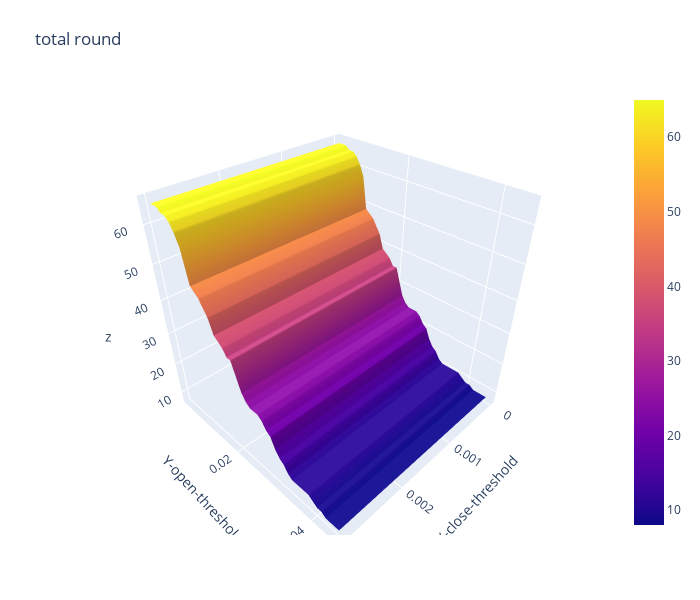

Notebook code cell kept with this figure:
### Code cell
import plotly.graph_objects as go

x_data = df_total_round.columns.to_list() # close threshold

y_data = df_total_round.index.to_list() # open threshold

z_data = df_total_round.copy(deep=True) # win rate

fig = go.Figure(data=[go.Surface(z=z_data.values,x=x_data,y=y_data)])

fig.update_layout(title="total round", # 标题
                  autosize=False,  # 尺度自动缩放
                  width=700,  # 长宽
                  height=600,
                  margin=dict(l=65,r=50,b=65,t=90),  # 4个位置的距离
                  scene=dict(xaxis_title='X-close-threshold',yaxis_title='Y-open-threshold')
                 )

fig.show()

### Figure 1 — Plotly figure (JSON) as saved in the notebook; plotly's stock layout.template omitted (floating-point values rounded to 4 significant figures; data arrays with more than 128 entries replaced by an {"elided": "..."} marker saying what was removed)
{"data": [{"type": "surface", "x": [0, 0.001, 0.002, 0.003], "y": [0.0031, 0.0032, 0.0035, 0.004, 0.005, 0.006, 0.007, 0.008, 0.009, 0.01, 0.011, 0.012, 0.013, 0.014, 0.015, 0.016, 0.017, 0.018, 0.019, 0.02, 0.021, 0.022, 0.023, 0.024, 0.025, 0.026, 0.027, 0.028, 0.029, 0.03, 0.031, 0.032, 0.033, 0.034, 0.035, 0.036, 0.037, 0.038, 0.039, 0.04, 0.041, 0.042, 0.043, 0.044, 0.045], "z": {"elided": "45x4 int values"}}], "layout": {"autosize": false, "height": 600, "margin": {"b": 65, "l": 65, "r": 50, "t": 90}, "scene": {"xaxis": {"title": {"text": "X-close-threshold"}}, "yaxis": {"title": {"text": "Y-open-threshold"}}}, "title": {"text": "total round"}, "width": 700}}
